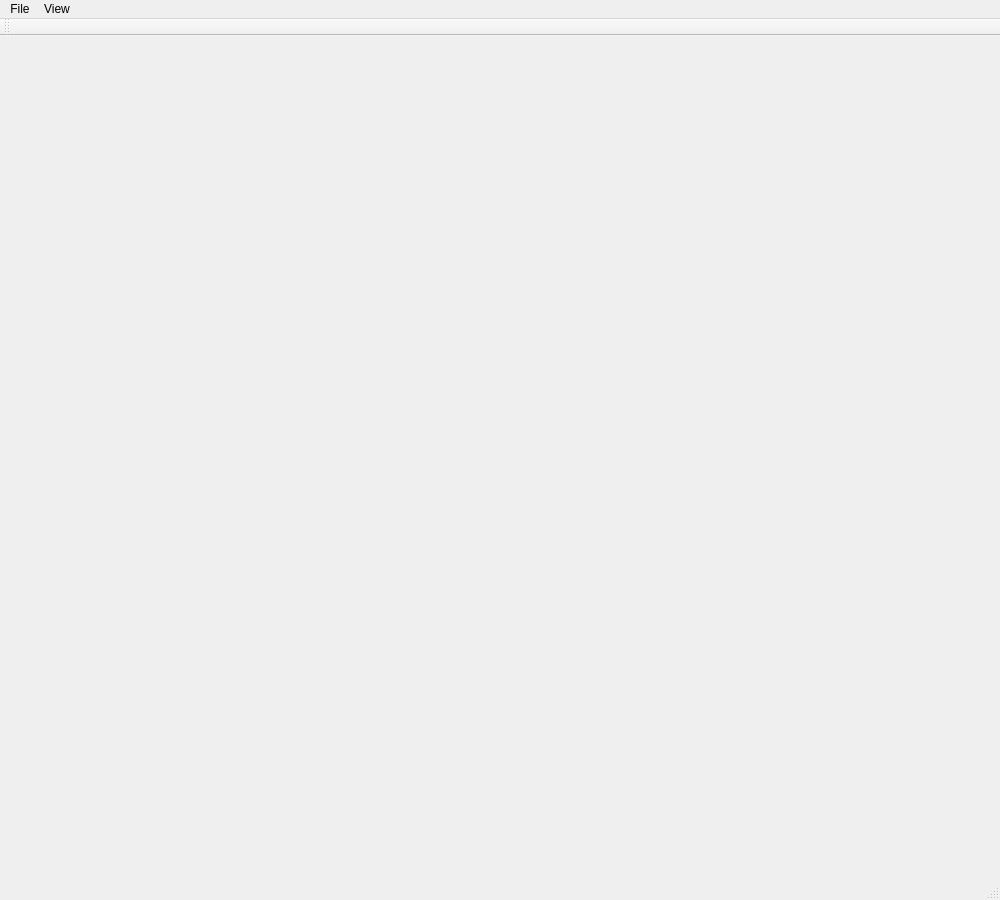
<?xml version="1.0" encoding="UTF-8"?>
<ui version="4.0">
 <class>Arb2PWLWidget</class>
 <widget class="QMainWindow" name="Arb2PWLWidget">
  <property name="geometry">
   <rect>
    <x>0</x>
    <y>0</y>
    <width>1000</width>
    <height>900</height>
   </rect>
  </property>
  <property name="mouseTracking">
   <bool>false</bool>
  </property>
  <property name="focusPolicy">
   <enum>Qt::NoFocus</enum>
  </property>
  <property name="windowTitle">
   <string>ARB2PWL</string>
  </property>
  <property name="unifiedTitleAndToolBarOnMac">
   <bool>false</bool>
  </property>
  <widget class="QWidget" name="centralwidget">
   <layout class="QHBoxLayout" name="horizontalLayout">
    <item>
     <layout class="QGridLayout" name="gridLayout"/>
    </item>
   </layout>
  </widget>
  <widget class="QMenuBar" name="menubar">
   <property name="geometry">
    <rect>
     <x>0</x>
     <y>0</y>
     <width>1000</width>
     <height>26</height>
    </rect>
   </property>
   <widget class="QMenu" name="menuFile">
    <property name="title">
     <string>File</string>
    </property>
    <addaction name="actionSave"/>
    <addaction name="separator"/>
    <addaction name="actionOpenImageForTracing"/>
    <addaction name="actionExport"/>
    <addaction name="separator"/>
    <addaction name="actionExit"/>
   </widget>
   <widget class="QMenu" name="menuView">
    <property name="title">
     <string>View</string>
    </property>
    <addaction name="action"/>
   </widget>
   <addaction name="menuFile"/>
   <addaction name="menuView"/>
  </widget>
  <widget class="QStatusBar" name="statusbar"/>
  <widget class="QToolBar" name="toolBar">
   <property name="windowTitle">
    <string>toolBar</string>
   </property>
   <attribute name="toolBarArea">
    <enum>TopToolBarArea</enum>
   </attribute>
   <attribute name="toolBarBreak">
    <bool>false</bool>
   </attribute>
  </widget>
  <action name="actionSave">
   <property name="text">
    <string>Save</string>
   </property>
   <property name="iconVisibleInMenu">
    <bool>false</bool>
   </property>
  </action>
  <action name="actionOpenImageForTracing">
   <property name="text">
    <string>Import</string>
   </property>
  </action>
  <action name="actionExit">
   <property name="text">
    <string>Exit</string>
   </property>
  </action>
  <action name="action">
   <property name="checkable">
    <bool>false</bool>
   </property>
   <property name="text">
    <string>Toolbars</string>
   </property>
  </action>
  <action name="actionExport">
   <property name="text">
    <string>Export</string>
   </property>
  </action>
 </widget>
 <resources/>
 <connections/>
</ui>
